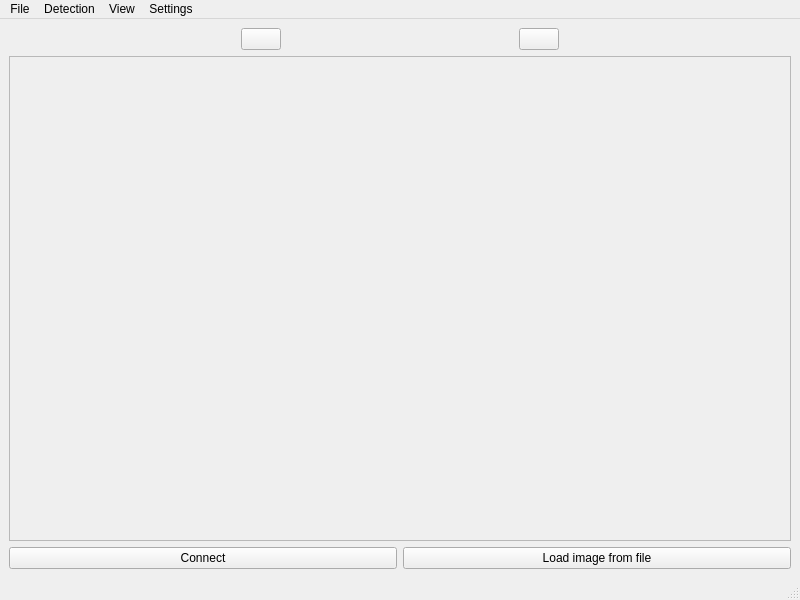
<?xml version="1.0" encoding="UTF-8"?>
<ui version="4.0">
 <class>TelescopeView</class>
 <widget class="QMainWindow" name="TelescopeView">
  <property name="geometry">
   <rect>
    <x>0</x>
    <y>0</y>
    <width>800</width>
    <height>600</height>
   </rect>
  </property>
  <property name="windowTitle">
   <string>MainWindow</string>
  </property>
  <widget class="QWidget" name="centralwidget">
   <layout class="QVBoxLayout" name="verticalLayout_2">
    <item>
     <layout class="QHBoxLayout" name="horizontalLayout_2">
      <property name="spacing">
       <number>6</number>
      </property>
      <property name="sizeConstraint">
       <enum>QLayout::SetFixedSize</enum>
      </property>
      <property name="leftMargin">
       <number>0</number>
      </property>
      <item>
       <widget class="QPushButton" name="zoomIn">
        <property name="sizePolicy">
         <sizepolicy hsizetype="Fixed" vsizetype="Fixed">
          <horstretch>0</horstretch>
          <verstretch>0</verstretch>
         </sizepolicy>
        </property>
        <property name="minimumSize">
         <size>
          <width>0</width>
          <height>0</height>
         </size>
        </property>
        <property name="text">
         <string/>
        </property>
       </widget>
      </item>
      <item>
       <widget class="QPushButton" name="zoomOut">
        <property name="sizePolicy">
         <sizepolicy hsizetype="Fixed" vsizetype="Fixed">
          <horstretch>0</horstretch>
          <verstretch>0</verstretch>
         </sizepolicy>
        </property>
        <property name="text">
         <string/>
        </property>
       </widget>
      </item>
     </layout>
    </item>
    <item>
     <layout class="QVBoxLayout" name="verticalLayout_4" stretch="0,0">
      <item>
       <widget class="QScrollArea" name="imageScrollArea">
        <property name="sizePolicy">
         <sizepolicy hsizetype="Expanding" vsizetype="Expanding">
          <horstretch>0</horstretch>
          <verstretch>0</verstretch>
         </sizepolicy>
        </property>
        <property name="minimumSize">
         <size>
          <width>300</width>
          <height>300</height>
         </size>
        </property>
        <property name="horizontalScrollBarPolicy">
         <enum>Qt::ScrollBarAsNeeded</enum>
        </property>
        <property name="widgetResizable">
         <bool>false</bool>
        </property>
        <widget class="QWidget" name="scrollAreaImageLabelContent">
         <property name="geometry">
          <rect>
           <x>0</x>
           <y>0</y>
           <width>778</width>
           <height>452</height>
          </rect>
         </property>
         <property name="sizePolicy">
          <sizepolicy hsizetype="Ignored" vsizetype="Ignored">
           <horstretch>0</horstretch>
           <verstretch>0</verstretch>
          </sizepolicy>
         </property>
         <property name="minimumSize">
          <size>
           <width>0</width>
           <height>0</height>
          </size>
         </property>
         <property name="layoutDirection">
          <enum>Qt::LeftToRight</enum>
         </property>
        </widget>
       </widget>
      </item>
      <item>
       <layout class="QHBoxLayout" name="horizontalLayout">
        <item>
         <widget class="QPushButton" name="connectButton">
          <property name="text">
           <string>Connect</string>
          </property>
         </widget>
        </item>
        <item>
         <widget class="QPushButton" name="loadImageButton">
          <property name="text">
           <string>Load image from file</string>
          </property>
         </widget>
        </item>
       </layout>
      </item>
     </layout>
    </item>
   </layout>
  </widget>
  <widget class="QMenuBar" name="menubar">
   <property name="geometry">
    <rect>
     <x>0</x>
     <y>0</y>
     <width>800</width>
     <height>23</height>
    </rect>
   </property>
   <widget class="QMenu" name="menuFile">
    <property name="title">
     <string>File</string>
    </property>
    <addaction name="actionSave_screenshot"/>
    <addaction name="actionClose_2"/>
   </widget>
   <widget class="QMenu" name="menuSettings">
    <property name="title">
     <string>Settings</string>
    </property>
    <addaction name="actionImage_processing_settings"/>
    <addaction name="separator"/>
    <addaction name="actionSettingsScrews"/>
    <addaction name="separator"/>
    <addaction name="actionConnection"/>
    <addaction name="separator"/>
    <addaction name="actionDebug_Image"/>
   </widget>
   <widget class="QMenu" name="menuDetection">
    <property name="title">
     <string>Detection</string>
    </property>
    <addaction name="actionManual"/>
    <addaction name="actionAutomatic"/>
   </widget>
   <widget class="QMenu" name="menuView">
    <property name="title">
     <string>View</string>
    </property>
    <widget class="QMenu" name="menuMirror">
     <property name="title">
      <string>Mirror</string>
     </property>
     <widget class="QMenu" name="menuImage">
      <property name="title">
       <string>Image</string>
      </property>
      <addaction name="actionMirrorImageHorizontally"/>
      <addaction name="actionMirrorImageVertically"/>
     </widget>
     <widget class="QMenu" name="menuScrews">
      <property name="title">
       <string>Screws</string>
      </property>
      <addaction name="actionMirrorScrewsVertically"/>
      <addaction name="actionMirrorScrewsHorizontally"/>
      <addaction name="separator"/>
      <addaction name="actionMirrorTightLose"/>
     </widget>
     <addaction name="menuImage"/>
     <addaction name="menuScrews"/>
    </widget>
    <addaction name="actionViewBounding_Box"/>
    <addaction name="actionCalculated_Center"/>
    <addaction name="separator"/>
    <addaction name="actionViewScrews"/>
    <addaction name="separator"/>
    <addaction name="menuMirror"/>
   </widget>
   <addaction name="menuFile"/>
   <addaction name="menuDetection"/>
   <addaction name="menuView"/>
   <addaction name="menuSettings"/>
  </widget>
  <widget class="QStatusBar" name="statusbar"/>
  <action name="actionImage_processing_settings">
   <property name="text">
    <string>Image processing...</string>
   </property>
  </action>
  <action name="actionSave_screenshot">
   <property name="text">
    <string>Save screenshot</string>
   </property>
  </action>
  <action name="actionClose_2">
   <property name="text">
    <string>Close</string>
   </property>
  </action>
  <action name="actionManual">
   <property name="checkable">
    <bool>true</bool>
   </property>
   <property name="text">
    <string>Manual</string>
   </property>
  </action>
  <action name="actionAutomatic">
   <property name="checkable">
    <bool>true</bool>
   </property>
   <property name="text">
    <string>Automatic</string>
   </property>
  </action>
  <action name="actionViewBounding_Box">
   <property name="checkable">
    <bool>true</bool>
   </property>
   <property name="text">
    <string>Bounding Box</string>
   </property>
  </action>
  <action name="actionCalculated_Center">
   <property name="checkable">
    <bool>true</bool>
   </property>
   <property name="text">
    <string>Calculated Center</string>
   </property>
  </action>
  <action name="actionViewScrews">
   <property name="checkable">
    <bool>true</bool>
   </property>
   <property name="text">
    <string>Screws</string>
   </property>
  </action>
  <action name="actionSettingsScrews">
   <property name="text">
    <string>Screws...</string>
   </property>
  </action>
  <action name="actionDebug_Image">
   <property name="checkable">
    <bool>true</bool>
   </property>
   <property name="text">
    <string>Debug Image</string>
   </property>
  </action>
  <action name="actionConnection">
   <property name="text">
    <string>Connection...</string>
   </property>
  </action>
  <action name="actionMirrorImageHorizontally">
   <property name="checkable">
    <bool>true</bool>
   </property>
   <property name="text">
    <string>Horizontally</string>
   </property>
  </action>
  <action name="actionMirrorImageVertically">
   <property name="checkable">
    <bool>true</bool>
   </property>
   <property name="text">
    <string>Vertically</string>
   </property>
  </action>
  <action name="actionMirrorScrewsVertically">
   <property name="checkable">
    <bool>true</bool>
   </property>
   <property name="text">
    <string>Vertically</string>
   </property>
  </action>
  <action name="actionMirrorScrewsHorizontally">
   <property name="checkable">
    <bool>true</bool>
   </property>
   <property name="text">
    <string>Horizontally</string>
   </property>
  </action>
  <action name="actionMirrorTightLose">
   <property name="checkable">
    <bool>true</bool>
   </property>
   <property name="text">
    <string>Tight/Lose</string>
   </property>
  </action>
 </widget>
 <resources/>
 <connections/>
</ui>
